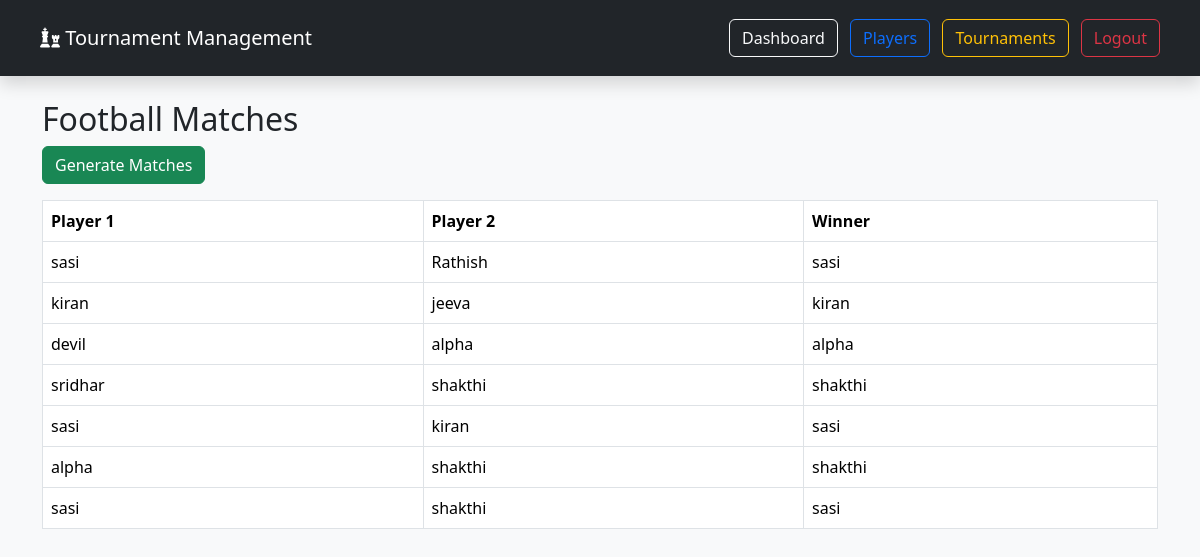
The page /tournament/2/matches/ (signed in) on the database its author committed.
### tournament/models.py (models this page shows, shortened)
class Tournament(models.Model):
    name = models.CharField(max_length=100)
    location = models.CharField(max_length=100)
    start_date = models.DateField()
    end_date = models.DateField()
    players = models.ManyToManyField(Player)
    class Meta:
        ordering = ["-start_date"]

class Match(models.Model):
    tournament = models.ForeignKey(
        Tournament,
        on_delete=models.CASCADE,
        related_name="matches"
    )
    player1 = models.ForeignKey(
        Player,
        related_name="player1_matches",
        on_delete=models.CASCADE
    )
    player2 = models.ForeignKey(
        Player,
        related_name="player2_matches",
        on_delete=models.CASCADE
    )
    winner = models.ForeignKey(
        Player,
        related_name="winner_matches",
        on_delete=models.SET_NULL,
        null=True,
        blank=True
    )
    round_number = models.PositiveIntegerField(default=1)
    played_at = models.DateTimeField(auto_now_add=True)
    class Meta:
        ordering = ["played_at"]

class Player(models.Model):
    name = models.CharField(max_length=100, unique=True)
    age = models.PositiveIntegerField()
    country = models.CharField(max_length=100)
    rating = models.PositiveIntegerField()
    class Meta:
        ordering = ["name"]
    def __str__(self):
        return self.name

### tournament/views.py (the view)
@login_required
def match_list(request, tournament_id):
    tournament = get_object_or_404(
        Tournament,
        id=tournament_id,
    )
    matches = Match.objects.filter(
        tournament=tournament
    )
    return render(
        request,
        "matches/match_list.html",
        {
            "tournament": tournament,
            "matches": matches,
        },
    )

### tournament/templates/matches/match_list.html (shortened to what this page needs)
{% extends 'base.html' %}
{% block content %}
<h2>{{ tournament.name }} Matches</h2>
<a href="{% url 'generate_matches' tournament.id %}"
class="btn btn-success mb-3">
Generate Matches
</a>
<table class="table table-bordered">
<tr>
<th>Player 1</th>
<th>Player 2</th>
<th>Winner</th>
</tr>
{% for match in matches %}
<tr>
<td>{{ match.player1 }}</td>
<td>{{ match.player2 }}</td>
<td>{{ match.winner }}</td>
</tr>
{% endfor %}
</table>
{% endblock %}

### tournament/static/css/style.css (style rules this page uses)
body { background:#f5f5f5; }
table { background:white; }
.btn { border-radius:20px; }

### rows shown on the page
Tournament: name "Football"
Match: player1 "sasi", player2 "Rathish", winner "sasi"
Match: player1 "kiran", player2 "jeeva", winner "kiran"
Match: player1 "devil", player2 "alpha", winner "alpha"
Match: player1 "sridhar", player2 "shakthi", winner "shakthi"
Match: player1 "sasi", player2 "kiran", winner "sasi"
Match: player1 "alpha", player2 "shakthi", winner "shakthi"
Match: player1 "sasi", player2 "shakthi", winner "sasi"
